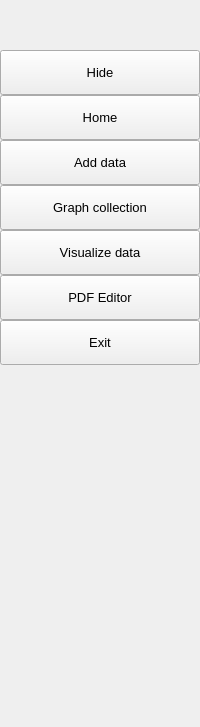
        <widget class="QFrame" name="leftMenuBg">
         <property name="minimumSize">
          <size>
           <width>60</width>
           <height>0</height>
          </size>
         </property>
         <property name="maximumSize">
          <size>
           <width>200</width>
           <height>16777215</height>
          </size>
         </property>
         <property name="frameShape">
          <enum>QFrame::NoFrame</enum>
         </property>
         <property name="frameShadow">
          <enum>QFrame::Raised</enum>
         </property>
         <widget class="QFrame" name="topLogoInfo">
          <property name="geometry">
           <rect>
            <x>0</x>
            <y>0</y>
            <width>60</width>
            <height>50</height>
           </rect>
          </property>
          <property name="minimumSize">
           <size>
            <width>0</width>
            <height>50</height>
           </size>
          </property>
          <property name="maximumSize">
           <size>
            <width>16777215</width>
            <height>50</height>
           </size>
          </property>
          <property name="frameShape">
           <enum>QFrame::NoFrame</enum>
          </property>
          <property name="frameShadow">
           <enum>QFrame::Raised</enum>
          </property>
          <layout class="QHBoxLayout" name="horizontalLayout_6">
           <item>
            <widget class="QFrame" name="topLogo">
             <property name="minimumSize">
              <size>
               <width>42</width>
               <height>52</height>
              </size>
             </property>
             <property name="maximumSize">
              <size>
               <width>42</width>
               <height>52</height>
              </size>
             </property>
             <property name="styleSheet">
              <string notr="true">background: url(:/images/images/images/GESLogo_Cropped.png);
background-size: auto;</string>
             </property>
             <property name="frameShape">
              <enum>QFrame::NoFrame</enum>
             </property>
             <property name="frameShadow">
              <enum>QFrame::Raised</enum>
             </property>
            </widget>
           </item>
          </layout>
         </widget>
         <widget class="QFrame" name="leftMenuFrame">
          <property name="geometry">
           <rect>
            <x>0</x>
            <y>50</y>
            <width>200</width>
            <height>668</height>
           </rect>
          </property>
          <property name="minimumSize">
           <size>
            <width>200</width>
            <height>0</height>
           </size>
          </property>
          <property name="maximumSize">
           <size>
            <width>200</width>
            <height>16777215</height>
           </size>
          </property>
          <property name="frameShape">
           <enum>QFrame::NoFrame</enum>
          </property>
          <property name="frameShadow">
           <enum>QFrame::Raised</enum>
          </property>
          <layout class="QVBoxLayout" name="verticalMenuLayout">
           <property name="spacing">
            <number>0</number>
           </property>
           <property name="leftMargin">
            <number>0</number>
           </property>
           <property name="topMargin">
            <number>0</number>
           </property>
           <property name="rightMargin">
            <number>0</number>
           </property>
           <property name="bottomMargin">
            <number>0</number>
           </property>
           <item>
            <widget class="QFrame" name="toggleBox">
             <property name="maximumSize">
              <size>
               <width>16777215</width>
               <height>45</height>
              </size>
             </property>
             <property name="frameShape">
              <enum>QFrame::NoFrame</enum>
             </property>
             <property name="frameShadow">
              <enum>QFrame::Raised</enum>
             </property>
             <layout class="QVBoxLayout" name="verticalLayout_4">
              <property name="spacing">
               <number>0</number>
              </property>
              <property name="leftMargin">
               <number>0</number>
              </property>
              <property name="topMargin">
               <number>0</number>
              </property>
              <property name="rightMargin">
               <number>0</number>
              </property>
              <property name="bottomMargin">
               <number>0</number>
              </property>
              <item>
               <widget class="QPushButton" name="toggleButton">
                <property name="sizePolicy">
                 <sizepolicy hsizetype="Expanding" vsizetype="Fixed">
                  <horstretch>0</horstretch>
                  <verstretch>0</verstretch>
                 </sizepolicy>
                </property>
                <property name="minimumSize">
                 <size>
                  <width>0</width>
                  <height>45</height>
                 </size>
                </property>
                <property name="font">
                 <font>
                  <family>Segoe UI</family>
                  <pointsize>10</pointsize>
                  <weight>50</weight>
                  <italic>false</italic>
                  <bold>false</bold>
                 </font>
                </property>
                <property name="cursor">
                 <cursorShape>PointingHandCursor</cursorShape>
                </property>
                <property name="layoutDirection">
                 <enum>Qt::LeftToRight</enum>
                </property>
                <property name="styleSheet">
                 <string notr="true">background-image: url(:/icons/images/icons/icon_menu.png);</string>
                </property>
                <property name="text">
                 <string>Hide</string>
                </property>
               </widget>
              </item>
             </layout>
            </widget>
           </item>
           <item alignment="Qt::AlignTop">
            <widget class="QFrame" name="topMenu">
             <property name="frameShape">
              <enum>QFrame::NoFrame</enum>
             </property>
             <property name="frameShadow">
              <enum>QFrame::Raised</enum>
             </property>
             <layout class="QVBoxLayout" name="verticalLayout_8">
              <property name="spacing">
               <number>0</number>
              </property>
              <property name="leftMargin">
               <number>0</number>
              </property>
              <property name="topMargin">
               <number>0</number>
              </property>
              <property name="rightMargin">
               <number>0</number>
              </property>
              <property name="bottomMargin">
               <number>0</number>
              </property>
              <item>
               <widget class="QPushButton" name="btn_home">
                <property name="sizePolicy">
                 <sizepolicy hsizetype="Expanding" vsizetype="Fixed">
                  <horstretch>0</horstretch>
                  <verstretch>0</verstretch>
                 </sizepolicy>
                </property>
                <property name="minimumSize">
                 <size>
                  <width>0</width>
                  <height>45</height>
                 </size>
                </property>
                <property name="font">
                 <font>
                  <family>Segoe UI</family>
                  <pointsize>10</pointsize>
                  <weight>50</weight>
                  <italic>false</italic>
                  <bold>false</bold>
                 </font>
                </property>
                <property name="cursor">
                 <cursorShape>PointingHandCursor</cursorShape>
                </property>
                <property name="layoutDirection">
                 <enum>Qt::LeftToRight</enum>
                </property>
                <property name="styleSheet">
                 <string notr="true">background-image: url(:/icons/images/icons/cil-home.png);</string>
                </property>
                <property name="text">
                 <string>Home</string>
                </property>
               </widget>
              </item>
              <item>
               <widget class="QPushButton" name="btn_AddData">
                <property name="sizePolicy">
                 <sizepolicy hsizetype="Expanding" vsizetype="Fixed">
                  <horstretch>0</horstretch>
                  <verstretch>0</verstretch>
                 </sizepolicy>
                </property>
                <property name="minimumSize">
                 <size>
                  <width>0</width>
                  <height>45</height>
                 </size>
                </property>
                <property name="font">
                 <font>
                  <family>Segoe UI</family>
                  <pointsize>10</pointsize>
                  <weight>50</weight>
                  <italic>false</italic>
                  <bold>false</bold>
                 </font>
                </property>
                <property name="cursor">
                 <cursorShape>PointingHandCursor</cursorShape>
                </property>
                <property name="layoutDirection">
                 <enum>Qt::LeftToRight</enum>
                </property>
                <property name="styleSheet">
                 <string notr="true">background-image: url(:/icons/images/icons/cil-plus.png);</string>
                </property>
                <property name="text">
                 <string>Add data</string>
                </property>
               </widget>
              </item>
              <item>
               <widget class="QPushButton" name="btnGraphCollection">
                <property name="sizePolicy">
                 <sizepolicy hsizetype="Expanding" vsizetype="Fixed">
                  <horstretch>0</horstretch>
                  <verstretch>0</verstretch>
                 </sizepolicy>
                </property>
                <property name="minimumSize">
                 <size>
                  <width>0</width>
                  <height>45</height>
                 </size>
                </property>
                <property name="font">
                 <font>
                  <family>Segoe UI</family>
                  <pointsize>10</pointsize>
                  <weight>50</weight>
                  <italic>false</italic>
                  <bold>false</bold>
                 </font>
                </property>
                <property name="cursor">
                 <cursorShape>PointingHandCursor</cursorShape>
                </property>
                <property name="layoutDirection">
                 <enum>Qt::LeftToRight</enum>
                </property>
                <property name="styleSheet">
                 <string notr="true">background-image: url(:/icons/images/icons/cil-image1.png);</string>
                </property>
                <property name="text">
                 <string>Graph collection</string>
                </property>
               </widget>
              </item>
              <item>
               <widget class="QPushButton" name="toggleLeftBox">
                <property name="sizePolicy">
                 <sizepolicy hsizetype="Expanding" vsizetype="Fixed">
                  <horstretch>0</horstretch>
                  <verstretch>0</verstretch>
                 </sizepolicy>
                </property>
                <property name="minimumSize">
                 <size>
                  <width>0</width>
                  <height>45</height>
                 </size>
                </property>
                <property name="font">
                 <font>
                  <family>Segoe UI</family>
                  <pointsize>10</pointsize>
                  <weight>50</weight>
                  <italic>false</italic>
                  <bold>false</bold>
                 </font>
                </property>
                <property name="cursor">
                 <cursorShape>PointingHandCursor</cursorShape>
                </property>
                <property name="layoutDirection">
                 <enum>Qt::LeftToRight</enum>
                </property>
                <property name="styleSheet">
                 <string notr="true">background-image: url(:/icons/images/icons/cil-chart.png);</string>
                </property>
                <property name="text">
                 <string>Visualize data</string>
                </property>
               </widget>
              </item>
              <item>
               <widget class="QPushButton" name="btn_export">
                <property name="sizePolicy">
                 <sizepolicy hsizetype="Expanding" vsizetype="Fixed">
                  <horstretch>0</horstretch>
                  <verstretch>0</verstretch>
                 </sizepolicy>
                </property>
                <property name="minimumSize">
                 <size>
                  <width>0</width>
                  <height>45</height>
                 </size>
                </property>
                <property name="font">
                 <font>
                  <family>Segoe UI</family>
                  <pointsize>10</pointsize>
                  <weight>50</weight>
                  <italic>false</italic>
                  <bold>false</bold>
                 </font>
                </property>
                <property name="cursor">
                 <cursorShape>PointingHandCursor</cursorShape>
                </property>
                <property name="layoutDirection">
                 <enum>Qt::LeftToRight</enum>
                </property>
                <property name="styleSheet">
                 <string notr="true">background-image: url(:/icons/images/icons/cil-share-boxed.png);</string>
                </property>
                <property name="text">
                 <string>PDF Editor</string>
                </property>
               </widget>
              </item>
              <item>
               <widget class="QPushButton" name="btn_exit">
                <property name="sizePolicy">
                 <sizepolicy hsizetype="Expanding" vsizetype="Fixed">
                  <horstretch>0</horstretch>
                  <verstretch>0</verstretch>
                 </sizepolicy>
                </property>
                <property name="minimumSize">
                 <size>
                  <width>0</width>
                  <height>45</height>
                 </size>
                </property>
                <property name="font">
                 <font>
                  <family>Segoe UI</family>
                  <pointsize>10</pointsize>
                  <weight>50</weight>
                  <italic>false</italic>
                  <bold>false</bold>
                 </font>
                </property>
                <property name="cursor">
                 <cursorShape>PointingHandCursor</cursorShape>
                </property>
                <property name="layoutDirection">
                 <enum>Qt::LeftToRight</enum>
                </property>
                <property name="styleSheet">
                 <string notr="true">background-image: url(:/icons/images/icons/cil-x.png);</string>
                </property>
                <property name="text">
                 <string>Exit</string>
                </property>
               </widget>
              </item>
             </layout>
            </widget>
           </item>
          </layout>
         </widget>
        </widget>
